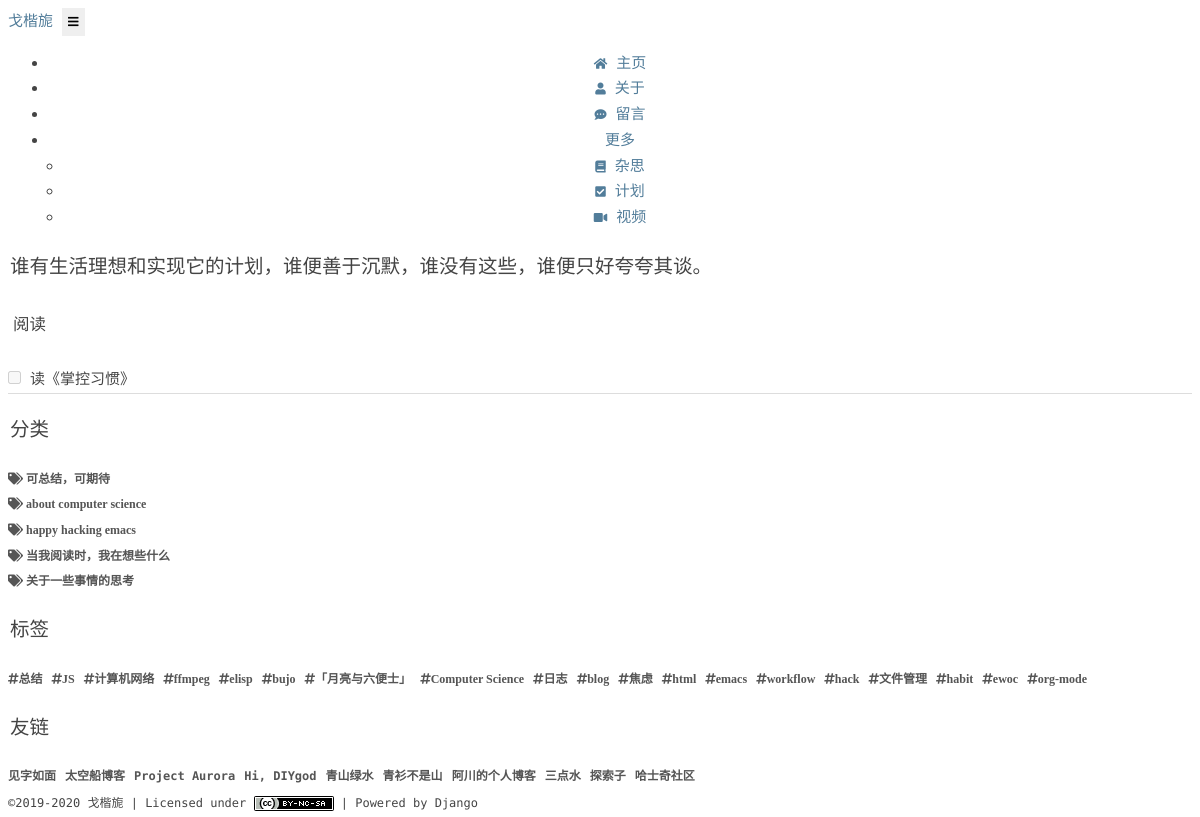
Page /plan/ on the earlier database version.
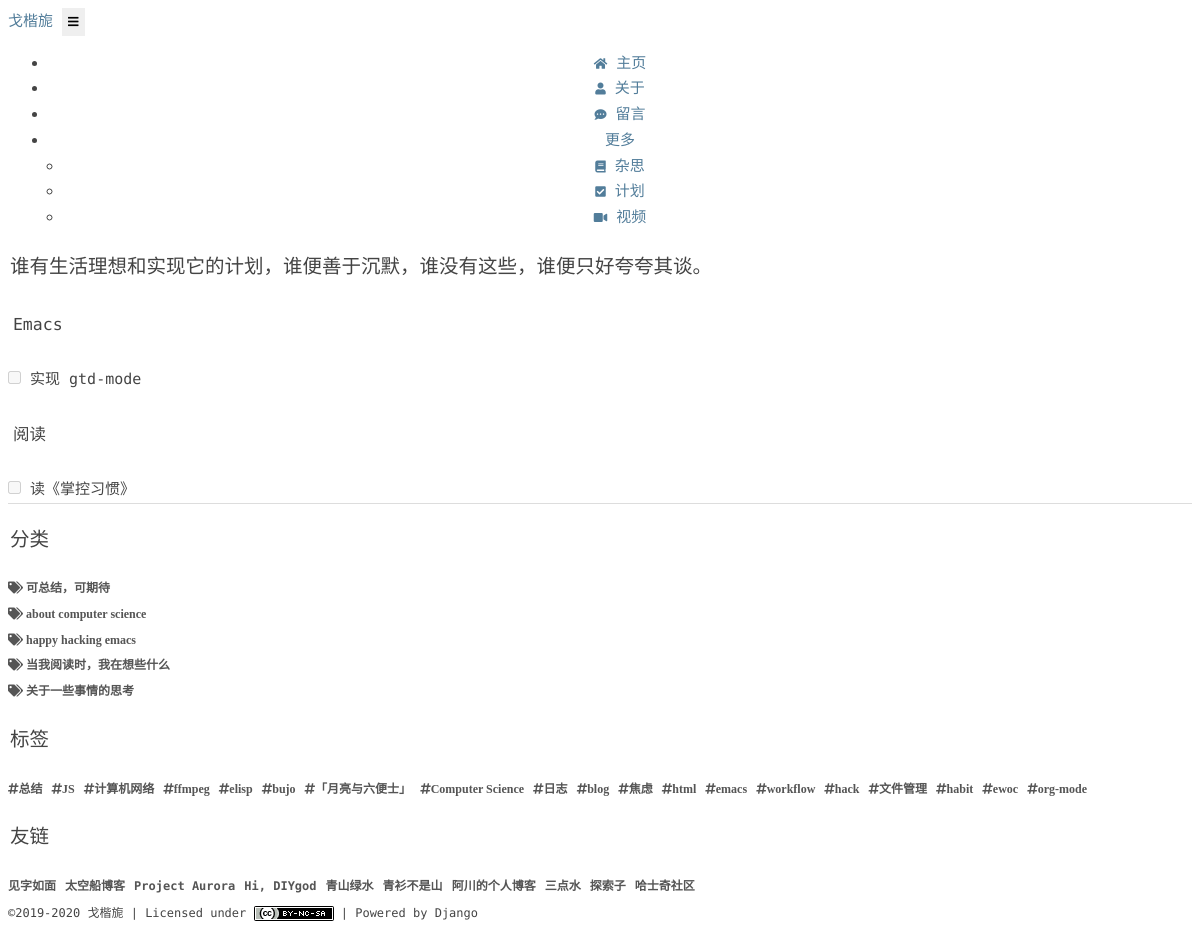
Same page on the later database version.
### blog/models.py (models this page shows, shortened)
class PlanCategory(models.Model):
    name = models.CharField(max_length=20)
    def __str__(self):
        return self.name

class Plan(models.Model):
    PLAN_STATUS = (
        ('todo', 'todo'),
        ('done', 'done'),
    )
    name = models.CharField(max_length=100)
    status = models.CharField(max_length=4, choices=PLAN_STATUS)
    category = models.ForeignKey(
        PlanCategory,
        on_delete=models.CASCADE,
        null=True,
    )
    timestamp = models.DateTimeField(auto_now_add=True)

class Category(models.Model):
    name = models.CharField(max_length=100)

class Tag(models.Model):
    name = models.CharField(max_length=100)

class Friend(models.Model):
    name = models.CharField(max_length=20)
    link = models.URLField(max_length=50)
    description = models.CharField(max_length=100)

### blog/views.py (the view)
# urls.py: path('plan/', views.plan, name='plan'),
def plan(request):
    categories = PlanCategory.objects.all()
    plans = {}
    for category in categories:
        category_plans = Plan.objects.filter(category__name=category).order_by('timestamp')
        plans[category] = category_plans
    return render(request, 'blog/plan.html', {'categories':categories, 'plans': plans})

### blog/templatetags/templatetags.py (called while the page is built)
@register.simple_tag
def categories():
    return Category.objects.all()

@register.simple_tag
def tags():
    return Tag.objects.all()

@register.simple_tag
def friends():
    return Friend.objects.all()

### blog/templates/blog/plan.html
{% extends 'blog/layout_page.html' %}
{% block post %}
  <h3 class="lead border-bottom pb-3">谁有生活理想和实现它的计划，谁便善于沉默，谁没有这些，谁便只好夸夸其谈。</h3>
  <div class="mt-4">
    <div class="">
      <div class="row mt-4">
        {% for category,plans in plans.items %}
          {% if plans %}
            <div class="col-xl-6 col-lg-6 col-md-12 col-sm-12 mb-3">
              <h5 class="text-primary font-weight-bold">{{category}}</h5>
              {% for plan in plans %}
                <div class="ml-2">
                  {% ifequal plan.status 'todo' %}
                    <input type="checkbox" disabled>
                  {% else %}
                    <input type="checkbox" disabled checked>
                  {% endifequal %}
                  {{plan.name}}
                </div>
              {% endfor %}
            </div>
          {% endif %}
        {% endfor %}
      </div>
    </div>
    <hr>
  </div>
{% endblock %}

### blog/templates/blog/layout_page.html
{% extends 'blog/layout_base.html' %}
{% load templatetags %}
{% block side %}
  {% categories as categories %}
  {% tags as tags %}
  {% friends as friends %}
  {% include 'blog/block_sidebar.html' %}
{% endblock %}

### blog/templates/blog/layout_base.html (shortened to what this page needs)
<!DOCTYPE html>
<html lang="zh-CN">
  <head>
    <link rel="stylesheet" href="https://unpkg.com/bootstrap-material-design@4.1.1/dist/css/bootstrap-material-design.min.css">
    <link href="/static/css/all.min.css" rel="stylesheet">
    <link id="pagestyle" rel="stylesheet" href="/static/css/light.css"/>
    <link rel="stylesheet" href="/static/css/font-awesome.min.css"/>
  </head>
  <body>
    <nav class="navbar sticky-top navbar-expand-lg navbar-light">
      <a class="navbar-brand" href="{% url 'blog:index' %}">戈楷旎</a>
      <button class="navbar-toggler" type="button" data-toggle="collapse" data-target="#navbarSupportedContent" aria-controls="navbarSupportedContent" aria-expanded="false" aria-label="Toggle navigation">
        <i class="fas fa-bars"></i>
      </button>
      <div class="collapse navbar-collapse ml-4" id="navbarSupportedContent">
        <ul class="navbar-nav">
          <li class="nav-item">
            <a class="nav-link"
               href="{% url 'blog:index' %}">
              <i class="fas fa-home"></i> 主页</a>
          </li>
          <li class="nav-item">
            <a class="nav-link"
               href="{% url 'blog:about' %}">
              <i class="fas fa-user"></i> 关于</a>
          </li>
          <li class="nav-item">
            <a class="nav-link"
               href="{% url 'blog:message' %}">
              <i class="fas fa-comment-dots"></i> 留言</a></li>
          <li class="nav-item dropdown">
            <a class="nav-link dropdown-toggle"
               id="navbarDropdownMenuLink"
               role="button" data-toggle="dropdown"
               aria-haspopup="true" aria-expanded="false">更多
            </a>
            <ul class="dropdown-menu"
                aria-labelledby="navbarDropdownMenuLink">
              <li class="nav-item p-0">
                <a class="dropdown-item nav-link"
                   href="{% url 'blog:diary' %}">
                  <i class="fas fa-book"></i>&nbsp;杂思</a>
              </li>
              <li class="nav-item p-0">
                <a class="dropdown-item nav-link"
                   href="{% url 'blog:plan' %}">
                  <i class="fas fa-check-square"></i>&nbsp;计划</a>
              </li>
              <li class="nav-item p-0">
                <a class="dropdown-item nav-link text-center"
                   href="{% url 'blog:video' %}">
                  <i class="fas fa-video"></i>&nbsp;视频</a>
              </li>
            </ul>
          </li>
        </ul>
      </div>
    </nav>
    <div class="container mt-3">
      <div class="row">
        {% block main %}
          <main class="my-3 col-xl-8 col-lg-8 col-md-12 col-sm-12 col-12">
            <div id="post-content">
              <div class="card">
                <div class="card-body">
                  {% block post %}{% endblock %}
                </div>
              </div>
            </div>
          </main>
        {% endblock %}
        <aside class="mt-3 col-xl-4 col-lg-4">
          <div id="sidebar">
            {% block side %}{% endblock %}
          </div>
        </aside>
      </div>
      <div class="row">
        <div class="col-12">
          <footer class="mt-2 mb-4">
            <small>
              ©2019-2020 戈楷旎 | Licensed under
              <a rel="license" href="http://creativecommons.org/licenses/by-nc-sa/4.0/">
                <img alt="知识共享许可协议" style="border-width:0" src="/static/image/license.png"/>
              </a>
              | Powered by Django
            </small>
          </footer>
        </div>
      </div>
    </div>
  </body>
</html>

### blog/templates/blog/block_sidebar.html
<div class="card">
  <div class="card-body">
    <h3>分类</h3>
    <div class="card-text ml-1">
      {% for category in categories %}
        <a href="{% url 'blog:category' category.name %}" class="plain-a">
          <i class="fas fa-tags small"> {{category.name}}</i></a><br>
      {% endfor %}
    </div>
  </div>
</div>
<div class="card">
  <div class="card-body">
    <h3>标签</h3>
    <div class="card-text ml-1">
      {% for tag in tags %}
        <span><a href="{% url 'blog:tag' tag.name %}" class="plain-a">
          <i class="fas fa-hashtag small">{{tag.name}}</i>
        </a></span>
      {% endfor %}
    </div>
  </div>
</div>
<div class="card">
  <div class="card-body">
    <h3>友链</h3>
    <div class="card-text ml-1">
      {% for friend in friends %}
        <span><a href="{{friend.link}}" class="plain-a">
          <small><b>{{friend.name}}</b></small>
        </a></span>
      {% endfor %}
    </div>
  </div>
</div>

### blog/static/css/light.css (style rules this page uses)
html { font-family: "Source Han Sans CN", sans-serif; -ms-text-size-adjust: 100%; -webkit-text-size-adjust: 100%; height: 100%; }
body { font-family: 'Source Code Pro', 'Source Han Sans CN', sans-serif; -webkit-font-smoothing:antialiased; background-color: #fff; color: #444; font-size: 15px; letter-spacing: -5; word-spacing: -5; line-height: 1.715em; height: 100%; }
body { opacity: 0; animation: page-fade-in 1s forwards; }
a { background-color: transparent; -webkit-text-decoration-skip: objects; }
.navbar { background-color: #fff; }
.navbar-nav li { padding: 0 1em; text-align: center; }
.navbar-toggler { border:0; }
.nav-link { border-bottom: 0; }
.dropdown a { text-decoration: none; cursor: pointer; }
.dropdown-menu { min-width: 10px; text-align: center; padding: 0; }
.fas { font-size: .8em; }
.plain-a { text-decoration: none; color: #555; }
a { color: #527d9a; text-decoration: none; }
b,strong { font-weight: inherit; font-weight: bolder; }
small { font-size: 80%; }
img { border-radius: 2px; }
hr { margin-top:7px; margin: 0; border: 0; color: #ddd; background-color: #ddd; height: 1px; }
button,input,optgroup,select,textarea { font: inherit; margin: 0; }
button,input { overflow: visible; }
button,select { text-transform: none }
[type=reset],[type=submit],button,html [type=button] { -webkit-appearance: button; }
[type=checkbox],[type=radio] { box-sizing: border-box; padding: 0; }
img { margin: 0; max-width: 100%; vertical-align: middle; }
h3 { font-size: 1.3em; padding: .18em .1em; }
h5 { font-size: 1.1em; padding: .1em .3em; }
h1, h2, h3, h4, h5, h6 { font-weight: normal; }

Differences in the rows shown:
now on this page (row unchanged): PlanCategory: name "Emacs"
added Plan: name "实现 gtd-mode", shown under "Emacs"
